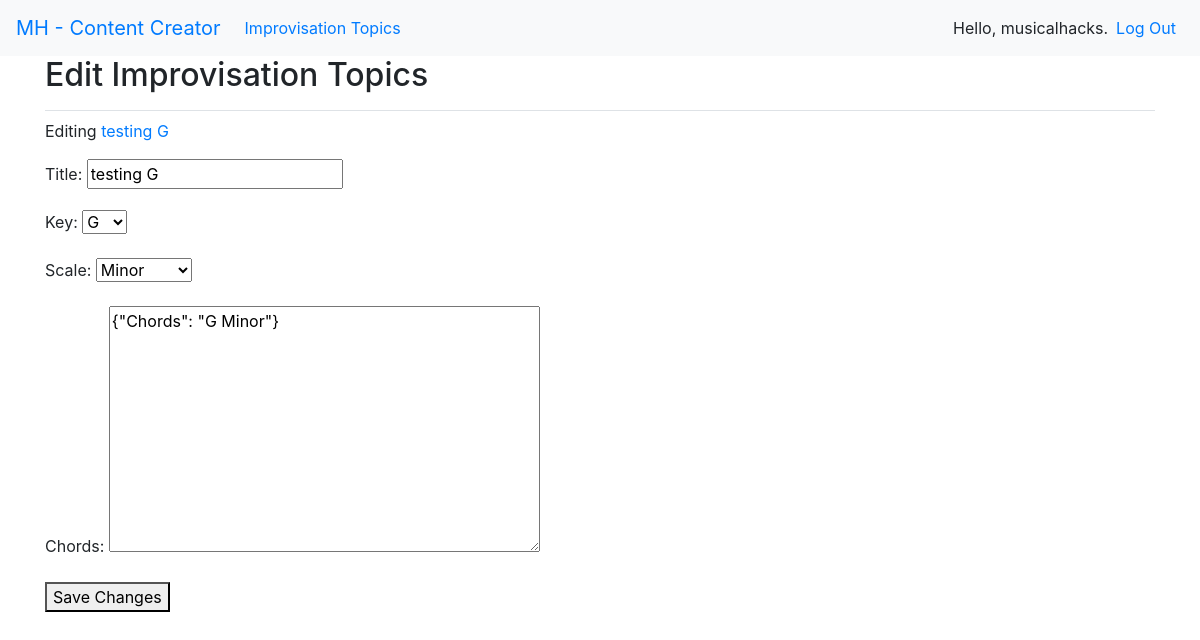
The app's page /edit_topic/9/ (signed in), older data.
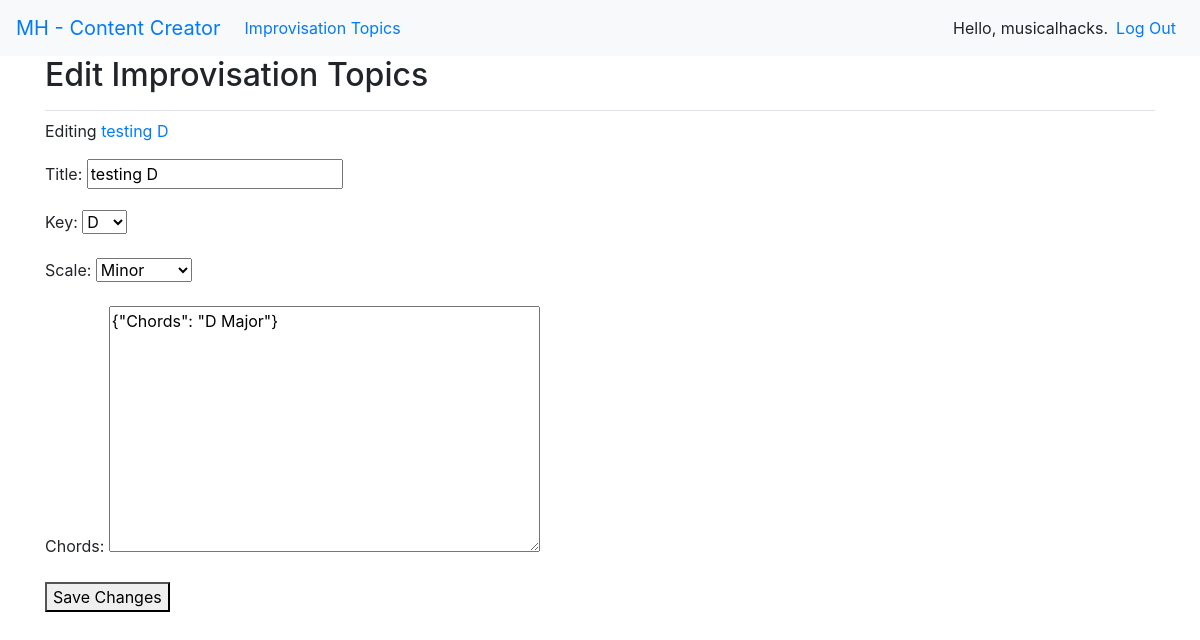
The same page, newer data.
### contents/models.py (models this page shows)
class ImprovisationTopic(models.Model):
	title = models.CharField(max_length=500)
	key = models.CharField(max_length=500, choices=keys, default='C Major')
	scale = models.CharField(max_length=500, choices=scales, default='Major')
	chords = JSONField()
	date_added = models.DateTimeField(auto_now_add=True)
	owner = models.ForeignKey(User, on_delete=models.CASCADE)
	def __str__(self):
		return self.title

### contents/views.py (the view)
# urls.py: path('edit_topic/<int:topic_id>/', views.edit_topic, name='edit_topic'),
@login_required
def edit_topic(request, topic_id):
	topic = it.objects.get(id=topic_id)
	if topic.owner != request.user:
		raise Http404
	if request.method != 'POST':
		form = itf(instance=topic)
	else:
		form = itf(instance=topic, data=request.POST)
		if form.is_valid():
			form.save()
			return redirect('contents:imptopic', topic_id=topic.id)
	context = {'topic':topic, 'form': form}
	return render(request, 'contents/edit_topic.html', context)

### contents/forms.py
class ImprovisationTopicForm (forms.ModelForm):
	class Meta:
		model = it
		fields = ['title', 'key','scale','chords']
		labels = {'title': 'Title', 'key': 'Key', 'scale':'Scale','chords':'Chords'}
	def __init__(self, *args, **kwargs):
		super().__init__(*args, **kwargs)
		self.fields['title'].initial = "Improvising to"
		self.fields['chords'].initial = {'Chords':['','']}

### contents/templates/contents/edit_topic.html (shortened to what this page needs)
{% extends "contents/base.html" %}
{% load bootstrap4 %}
{% block page_header %}
<h2> Edit Improvisation Topics</h2>
{% endblock page_header %}
{% block content%}
<p> Editing <a href="{% url 'contents:imptopic' topic.id %}">{{ topic }} </a></p>
<form action="{% url 'contents:edit_topic' topic.id %}" method='POST'>
	{{ form.as_p }}
	<button name='submit'>Save Changes</button>
</form>
{% endblock content%}

Row changes from the older to the newer data that the page shows:
changed ImprovisationTopic "Minor": title "testing G" → "testing D"; key "G" → "D"; chords "{\"Chords\": \"G Minor\"}" → "{\"Chords\": \"D Major\"}"
